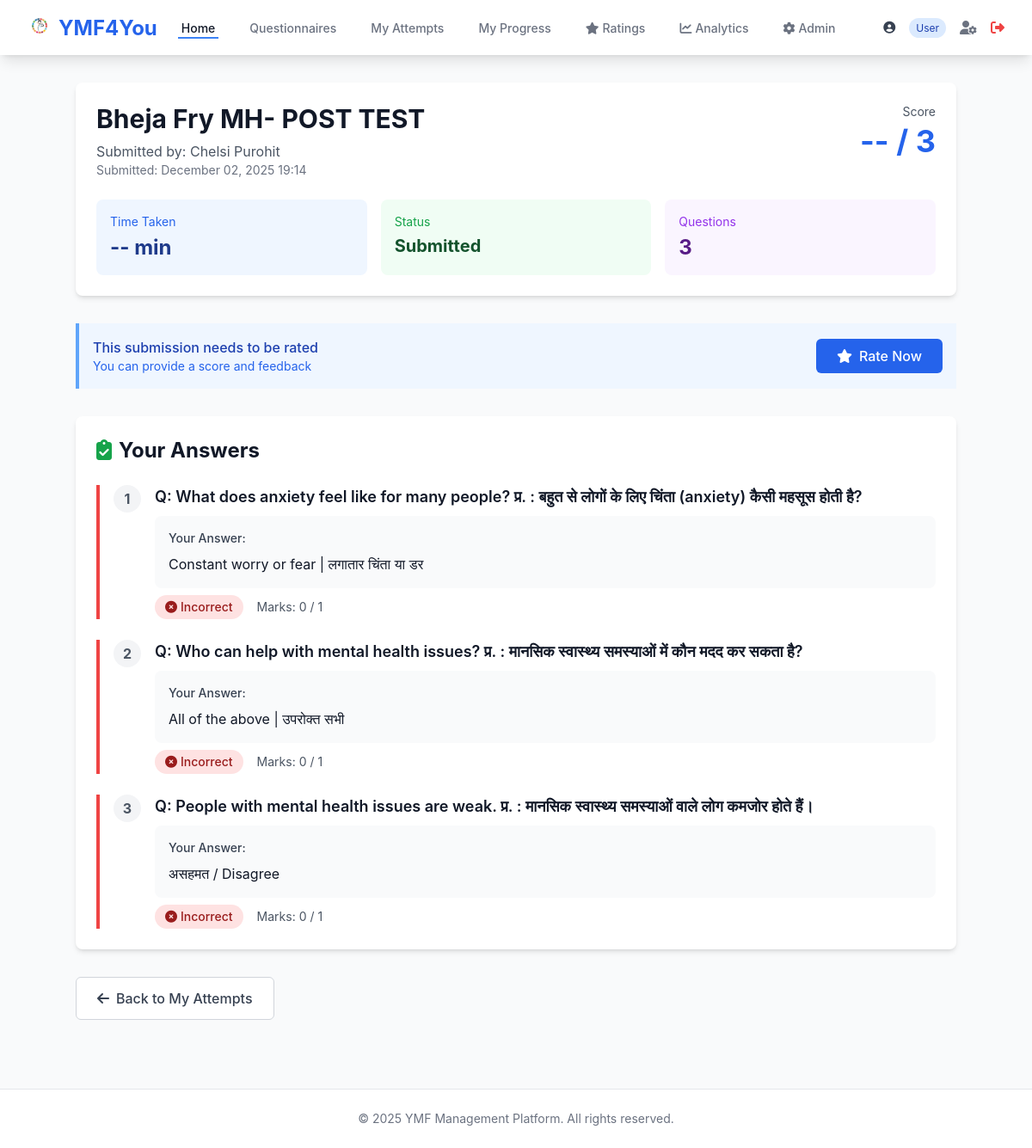
Screenshot of /questionnaires/results/68/ (signed in) with the database file from the repository.
### accounts/models.py (models this page shows, shortened)
class User(AbstractUser):
    ROLE_CHOICES = [
        ('USER', 'User'),
        ('VOLUNTEER', 'Volunteer'),
        ('ADMIN', 'Admin'),
    ]
    role = models.CharField(max_length=10, choices=ROLE_CHOICES, default='USER')
    first_name = models.CharField(max_length=150)
    last_name = models.CharField(max_length=150)
    email = models.EmailField(unique=True)
    phone = models.CharField(max_length=15, blank=True, null=True)
    profile_pic = models.ImageField(upload_to='profile_pics/', blank=True, null=True)
    created_at = models.DateTimeField(auto_now_add=True)
    updated_at = models.DateTimeField(auto_now=True)
    class Meta:
        ordering = ['-created_at']
    def is_admin_role(self):
        return self.role == 'ADMIN' or self.is_superuser
    def is_volunteer_role(self):
        return self.role == 'VOLUNTEER' or self.is_admin_role()

### questionnaires/models.py (models this page shows, shortened)
class UserQuestionnaireAttempt(models.Model):
    STATUS_CHOICES = [
        ('IN_PROGRESS', 'In Progress'),
        ('SUBMITTED', 'Submitted'),
        ('RATED', 'Rated'),
    ]
    user = models.ForeignKey(settings.AUTH_USER_MODEL, on_delete=models.CASCADE, related_name='questionnaire_attempts')
    questionnaire = models.ForeignKey(Questionnaire, on_delete=models.CASCADE, related_name='attempts')
    status = models.CharField(max_length=20, choices=STATUS_CHOICES, default='IN_PROGRESS')
    started_at = models.DateTimeField(auto_now_add=True)
    submitted_at = models.DateTimeField(null=True, blank=True)
    time_taken_minutes = models.IntegerField(null=True, blank=True)
    score = models.FloatField(null=True, blank=True)
    total_marks = models.IntegerField(default=0)
    class Meta:
        ordering = ['-started_at']

class Questionnaire(models.Model):
    TEST_TYPE_CHOICES = [
        ('PRE', 'Pre-Test'),
        ('POST', 'Post-Test'),
        ('PRE_CAMP', 'Pre-Camp'),
        ('POST_CAMP', 'Post-Camp'),
        ('INTERCAMP', 'Intercamp'),
    ]
    title = models.CharField(max_length=300)
    description = models.TextField(blank=True)
    test_type = models.CharField(max_length=20, choices=TEST_TYPE_CHOICES)
    session = models.ForeignKey(Session, on_delete=models.CASCADE, null=True, blank=True, related_name='questionnaires')
    intercamp_activity = models.ForeignKey(IntercampActivity, on_delete=models.CASCADE, null=True, blank=True, related_name='questionnaires')
    batch = models.ForeignKey(Batch, on_delete=models.CASCADE, null=True, blank=True, related_name='questionnaires')
    time_limit_minutes = models.IntegerField(null=True, blank=True, help_text='Leave blank for no time limit')
    is_active = models.BooleanField(default=False)
    is_published = models.BooleanField(default=False)
    allow_multiple_attempts = models.BooleanField(default=False)
    open_date = models.DateTimeField(null=True, blank=True)
    close_date = models.DateTimeField(null=True, blank=True)
    created_by = models.ForeignKey(settings.AUTH_USER_MODEL, on_delete=models.SET_NULL, null=True)
    created_at = models.DateTimeField(auto_now_add=True)
    updated_at = models.DateTimeField(auto_now=True)
    class Meta:
        ordering = ['-created_at']

class UserResponse(models.Model):
    attempt = models.ForeignKey(UserQuestionnaireAttempt, on_delete=models.CASCADE, related_name='responses')
    question = models.ForeignKey(Question, on_delete=models.CASCADE)
    selected_option = models.ForeignKey(Option, on_delete=models.CASCADE, null=True, blank=True)
    text_response = models.TextField(blank=True)
    response_image = models.ImageField(upload_to='questionnaires/responses/', null=True, blank=True)
    is_correct = models.BooleanField(null=True, blank=True)
    marks_obtained = models.FloatField(null=True, blank=True)
    answered_at = models.DateTimeField(auto_now=True)

class Question(models.Model):
    QUESTION_TYPE_CHOICES = [
        ('MCQ', 'Multiple Choice'),
        ('SUBJECTIVE', 'Subjective'),
        ('IMAGE_MCQ', 'Image-based MCQ'),
    ]
    questionnaire = models.ForeignKey(Questionnaire, on_delete=models.CASCADE, related_name='questions')
    question_type = models.CharField(max_length=20, choices=QUESTION_TYPE_CHOICES, default='MCQ')
    question_text = models.TextField()
    question_image = models.ImageField(upload_to='questionnaires/questions/', null=True, blank=True)
    order = models.IntegerField(default=0)
    marks = models.IntegerField(default=1)
    created_at = models.DateTimeField(auto_now_add=True)
    class Meta:
        ordering = ['order', 'id']

class Option(models.Model):
    question = models.ForeignKey(Question, on_delete=models.CASCADE, related_name='options')
    option_text = models.TextField(blank=True)
    option_image = models.ImageField(upload_to='questionnaires/options/', null=True, blank=True)
    is_correct = models.BooleanField(default=False)
    order = models.IntegerField(default=0)
    class Meta:
        ordering = ['order', 'id']

### questionnaires/views.py (the view)
# urls.py: path('results/<int:attempt_id>/', views.view_results, name='view_results'),
@login_required
@batch_required
def view_results(request, attempt_id):
    attempt = get_object_or_404(UserQuestionnaireAttempt, id=attempt_id)
    if attempt.user != request.user and not request.user.is_volunteer_role():
        messages.error(request, 'You do not have permission to view these results.')
        return redirect('core:homepage')
    responses = attempt.responses.all().select_related('question', 'selected_option')
    rating = Rating.objects.filter(
        questionnaire_attempt=attempt
    ).first()
    context = {
        'attempt': attempt,
        'responses': responses,
        'rating': rating,
    }
    return render(request, 'questionnaires/view_results.html', context)

### questionnaires/templates/questionnaires/view_results.html (shortened to what this page needs)
{% extends 'base.html' %}
{% block content %}
<div class="max-w-5xl mx-auto">
    <div class="bg-white rounded-lg shadow-md p-6 mb-8">
        <div class="flex justify-between items-start">
            <div>
                <h1 class="text-3xl font-bold text-gray-900 mb-2">{{ attempt.questionnaire.title }}</h1>
                <p class="text-gray-600">Submitted by: {{ attempt.user.get_full_name }}</p>
                <p class="text-sm text-gray-500">Submitted: {{ attempt.submitted_at|date:"F d, Y H:i" }}</p>
            </div>
            <div class="text-right">
                <p class="text-sm text-gray-600 mb-1">Score</p>
                <p class="text-4xl font-bold text-blue-600">{{ attempt.score|default:"--" }} / {{ attempt.total_marks }}</p>
            </div>
        </div>
        <div class="mt-6 grid grid-cols-3 gap-4">
            <div class="bg-blue-50 p-4 rounded-lg">
                <p class="text-sm text-blue-600 mb-1">Time Taken</p>
                <p class="text-2xl font-bold text-blue-900">{{ attempt.time_taken_minutes|default:"--" }} min</p>
            </div>
            <div class="bg-green-50 p-4 rounded-lg">
                <p class="text-sm text-green-600 mb-1">Status</p>
                <p class="text-xl font-bold text-green-900">{{ attempt.get_status_display }}</p>
            </div>
            <div class="bg-purple-50 p-4 rounded-lg">
                <p class="text-sm text-purple-600 mb-1">Questions</p>
                <p class="text-2xl font-bold text-purple-900">{{ responses.count }}</p>
            </div>
        </div>
    </div>
    {% if user.is_volunteer_role and attempt.status == 'SUBMITTED' %}
    <div class="bg-blue-50 border-l-4 border-blue-400 p-4 mb-8">
        <div class="flex justify-between items-center">
            <div>
                <p class="text-blue-800 font-medium">This submission needs to be rated</p>
                <p class="text-blue-600 text-sm">You can provide a score and feedback</p>
            </div>
            <a href="{% url 'ratings:rate_attempt' attempt.id %}" class="px-6 py-2 bg-blue-600 hover:bg-blue-700 text-white font-medium rounded-md">
                <i class="fas fa-star mr-2"></i>Rate Now
            </a>
        </div>
    </div>
    {% endif %}
    <div class="bg-white rounded-lg shadow-md p-6">
        <h2 class="text-2xl font-bold text-gray-900 mb-6">
            <i class="fas fa-clipboard-check text-green-600 mr-2"></i>Your Answers
        </h2>
        <div class="space-y-6">
            {% for response in responses %}
            <div class="border-l-4 {% if response.is_correct %}border-green-500{% elif response.is_correct == False %}border-red-500{% else %}border-gray-300{% endif %} pl-4">
                <div class="flex items-start">
                    <span class="flex-shrink-0 inline-flex items-center justify-center w-8 h-8 rounded-full bg-gray-100 text-gray-600 font-bold mr-4">
                        {{ forloop.counter }}
                    </span>
                    <div class="flex-1">
                        <h3 class="text-lg font-semibold text-gray-900 mb-2">{{ response.question.question_text }}</h3>
                        <div class="bg-gray-50 p-4 rounded-lg mb-2">
                            <p class="text-sm font-medium text-gray-700 mb-2">Your Answer:</p>
                            {% if response.selected_option %}
                            <p class="text-gray-900">{{ response.selected_option.option_text }}</p>
                            {% elif response.text_response %}
                            <p class="text-gray-900">{{ response.text_response }}</p>
                            {% else %}
                            <p class="text-gray-500 italic">No answer provided</p>
                            {% endif %}
                        </div>
                        {% if response.is_correct != None %}
                        <div class="flex items-center mt-2">
                            {% if response.is_correct %}
                            <span class="px-3 py-1 bg-green-100 text-green-800 text-sm font-medium rounded-full">
                                <i class="fas fa-check-circle mr-1"></i>Correct
                            </span>
                            {% else %}
                            <span class="px-3 py-1 bg-red-100 text-red-800 text-sm font-medium rounded-full">
                                <i class="fas fa-times-circle mr-1"></i>Incorrect
                            </span>
                            {% endif %}
                            <span class="ml-4 text-sm text-gray-600">
                                Marks: {{ response.marks_obtained|default:"0" }} / {{ response.question.marks }}
                            </span>
                        </div>
                        {% endif %}
                    </div>
                </div>
            </div>
            {% endfor %}
        </div>
    </div>
    <div class="mt-8 flex justify-between">
        <a href="{% url 'questionnaires:my_attempts' %}" class="inline-flex items-center px-6 py-3 border border-gray-300 text-base font-medium rounded-md text-gray-700 bg-white hover:bg-gray-50">
            <i class="fas fa-arrow-left mr-2"></i>Back to My Attempts
        </a>
    </div>
</div>
{% endblock %}

### templates/base.html (shortened to what this page needs)
{% load static %}
<!DOCTYPE html>
<html lang="en">
<head>
    <script src="https://cdn.tailwindcss.com"></script>
    <link rel="stylesheet" href="https://cdnjs.cloudflare.com/ajax/libs/font-awesome/6.4.0/css/all.min.css">
</head>
<body class="bg-gray-50 min-h-screen">
    {% if user.is_authenticated %}
    <nav class="bg-white shadow-lg">
        <div class="max-w-7xl mx-auto px-4 sm:px-6 lg:px-8">
            <div class="flex justify-between h-16">
                <div class="flex items-center">
                    <div class="flex-shrink-0">
                        <a href="{% url 'core:homepage' %}" class="text-2xl font-bold text-blue-600">
                            <img src="{% static 'images/logo.png' %}" alt="YMF" class="inline-block w-7 h-7 mr-2" style="vertical-align:-3px; object-fit:contain;">YMF4You
                        </a>
                    </div>
                    <div class="hidden md:ml-6 md:flex md:space-x-8">
                        <a href="{% url 'core:homepage' %}" class="border-blue-500 text-gray-900 inline-flex items-center px-1 pt-1 border-b-2 text-sm font-medium">
                            Home
                        </a>
                        <a href="{% url 'questionnaires:questionnaire_list' %}" class="border-transparent text-gray-500 hover:border-gray-300 hover:text-gray-700 inline-flex items-center px-1 pt-1 border-b-2 text-sm font-medium">
                            Questionnaires
                        </a>
                        <a href="{% url 'questionnaires:my_attempts' %}" class="border-transparent text-gray-500 hover:border-gray-300 hover:text-gray-700 inline-flex items-center px-1 pt-1 border-b-2 text-sm font-medium">
                            My Attempts
                        </a>
                        <a href="{% url 'core:my_progress' %}" class="border-transparent text-gray-500 hover:border-gray-300 hover:text-gray-700 inline-flex items-center px-1 pt-1 border-b-2 text-sm font-medium">
                            My Progress
                        </a>
                        {% if user.is_volunteer_role %}
                        <a href="{% url 'ratings:pending_ratings' %}" class="border-transparent text-gray-500 hover:border-gray-300 hover:text-gray-700 inline-flex items-center px-1 pt-1 border-b-2 text-sm font-medium">
                            <i class="fas fa-star mr-1"></i> Ratings
                        </a>
                        {% endif %}
                        {% if user.is_admin_role %}
                        <a href="{% url 'analytics:dashboard' %}" class="border-transparent text-gray-500 hover:border-gray-300 hover:text-gray-700 inline-flex items-center px-1 pt-1 border-b-2 text-sm font-medium">
                            <i class="fas fa-chart-line mr-1"></i> Analytics
                        </a>
                        <a href="/admin/" class="border-transparent text-gray-500 hover:border-gray-300 hover:text-gray-700 inline-flex items-center px-1 pt-1 border-b-2 text-sm font-medium">
                            <i class="fas fa-cog mr-1"></i> Admin
                        </a>
                        {% endif %}
                    </div>
                </div>
                <div class="hidden md:ml-6 md:flex md:items-center">
                    <div class="flex items-center space-x-4">
                        <span class="text-sm text-gray-700">
                            <i class="fas fa-user-circle mr-1"></i>
                            <span class="text-xs bg-blue-100 text-blue-800 px-2 py-1 rounded-full ml-2">{{ user.get_role_display }}</span>
                        </span>
                        <a href="{% url 'accounts:profile' %}" class="text-gray-500 hover:text-gray-700">
                            <i class="fas fa-user-cog"></i>
                        </a>
                        <a href="{% url 'accounts:logout' %}" class="text-red-500 hover:text-red-700">
                            <i class="fas fa-sign-out-alt"></i>
                        </a>
                    </div>
                </div>
            </div>
        </div>
    </nav>
    {% endif %}
    <main class="max-w-7xl mx-auto px-4 sm:px-6 lg:px-8 py-8">
        {% block content %}{% endblock %}
    </main>
    <footer class="bg-white border-t border-gray-200 mt-12">
        <div class="max-w-7xl mx-auto py-6 px-4 sm:px-6 lg:px-8">
            <p class="text-center text-gray-500 text-sm">
                &copy; 2025 YMF Management Platform. All rights reserved.
            </p>
        </div>
    </footer>
</body>
</html>

### templates/base.html (style rules this page uses)
body { font-family: 'Inter', -apple-system, BlinkMacSystemFont, 'Segoe UI', Roboto, sans-serif; }

### rows the page displays
User: role "User"
UserQuestionnaireAttempt: questionnaire "Bheja Fry MH- POST TEST", user.get_full_name "Chelsi Purohit", submitted_at "December 02, 2025 19:14", score "--", total_marks "3", time_taken_minutes "--", status "Submitted"
UserResponse: question.question_text "Q: What does anxiety feel like for many people? प्र. : बहुत से लोगों के लिए चिंता (anxiety) कैसी महसूस होती है?", selected_option.option_text "Constant worry or fear | लगातार चिंता या डर", is_correct False (drawn), marks_obtained "0", question.marks "1"
UserResponse: question.question_text "Q: Who can help with mental health issues? प्र. : मानसिक स्वास्थ्य समस्याओं में कौन मदद कर सकता है?", selected_option.option_text "All of the above | उपरोक्त सभी", is_correct False (drawn), marks_obtained "0", question.marks "1"
UserResponse: question.question_text "Q: People with mental health issues are weak. प्र. : मानसिक स्वास्थ्य समस्याओं वाले लोग कमजोर होते हैं।", selected_option.option_text "असहमत / Disagree", is_correct False (drawn), marks_obtained "0", question.marks "1"

### other values shown
{{ responses.count }} "3"
